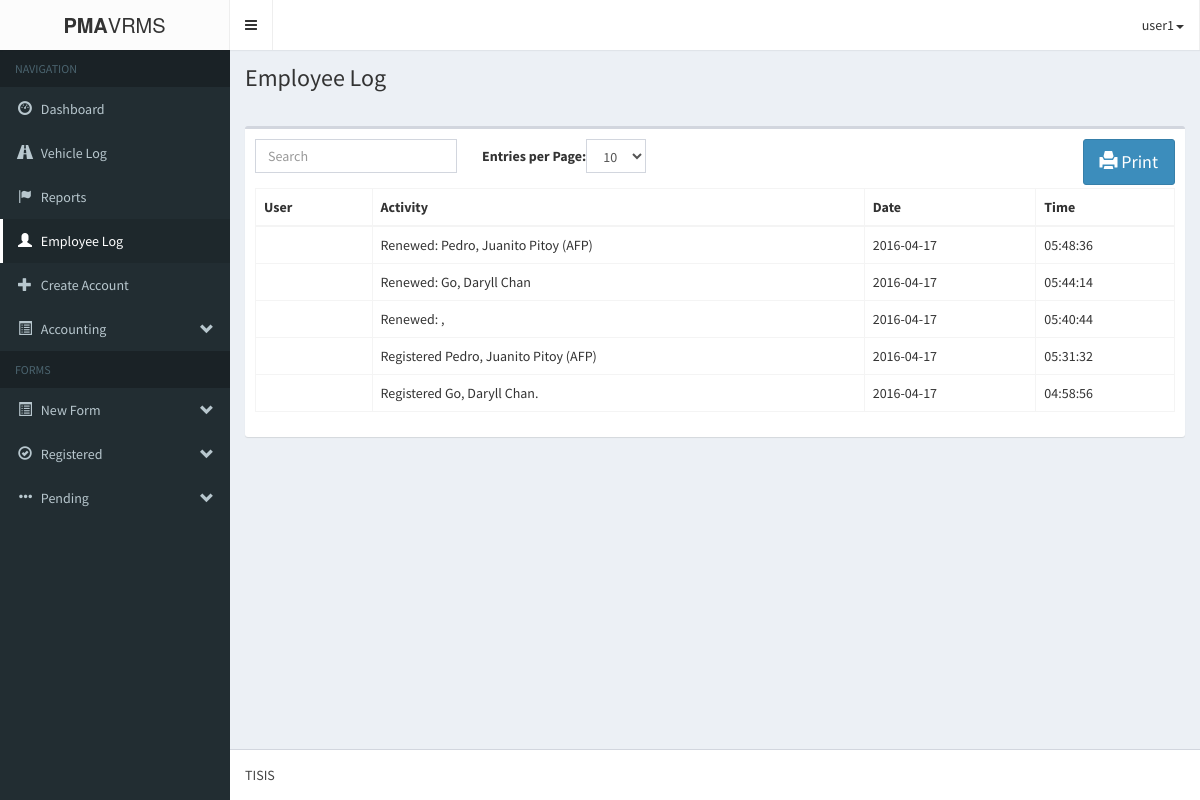
The app's page /pma-vrmsAdmin/login/logbook_page.php (signed in), older data.
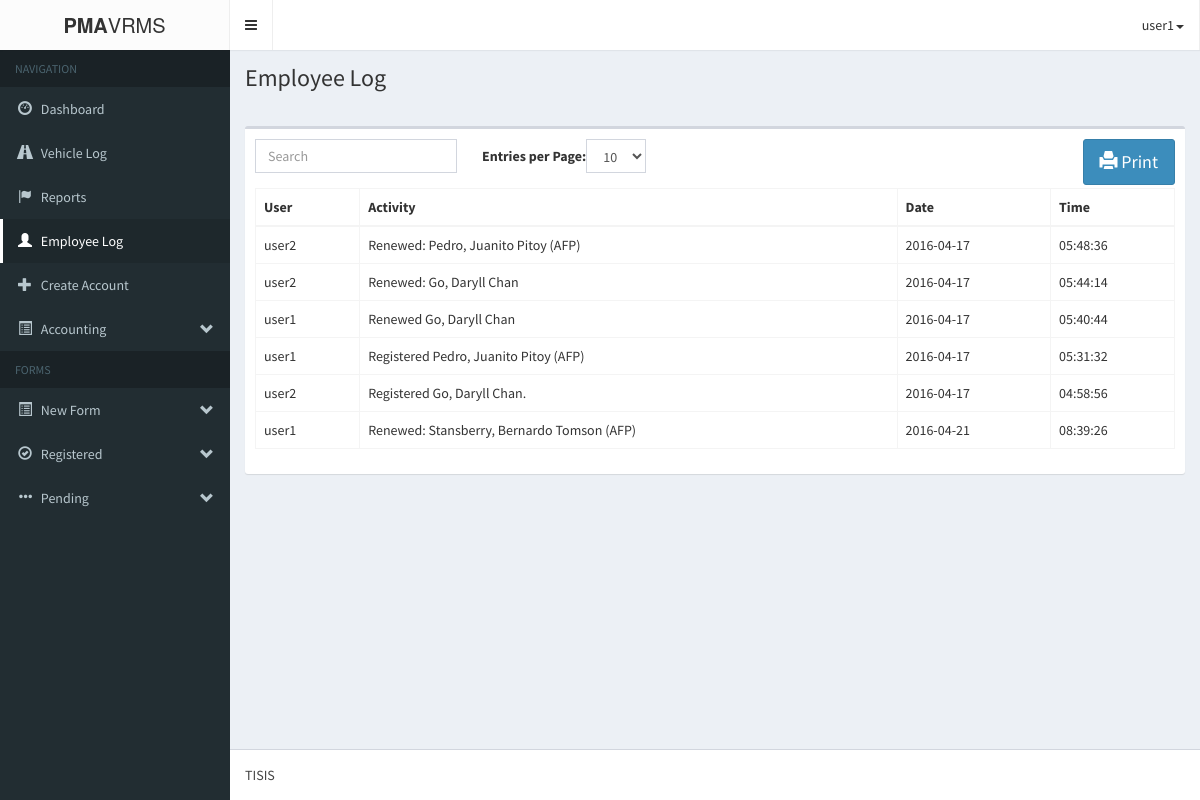
The same page, newer data.
### tables this page shows
CREATE TABLE IF NOT EXISTS `admin_logs` (
  `id` int(100) NOT NULL AUTO_INCREMENT,
  `username` varchar(100) NOT NULL,
  `activity` varchar(100) NOT NULL,
  `curr_date` date NOT NULL,
  `curr_time` time NOT NULL,
  PRIMARY KEY (`id`)
);

### pma-vrmsAdmin/login/session.php (called while the page is built, shortened)
<?php
	$dbc = mysqli_connect('localhost', 'root', '', 'pma-vrms');
	$user_check = $_SESSION['login_user'];
	$query = "SELECT username from admin_users
				WHERE username='$user_check'";
	$result = mysqli_query($dbc, $query)
				or die('Error querying database.');
	$row = mysqli_fetch_assoc($result);
	$login_session = $row['username'];
?>

### pma-vrmsAdmin/login/logbook_page.php (the view, shortened to what this page needs)
<?php
include('session.php');
?>
<!DOCTYPE html>
<html>
<head>
	<link rel="stylesheet" href="../bootstrap/css/bootstrap.min.css">
    <link rel="stylesheet" href="../fonts/font-awesome.min.css">
    <link rel="stylesheet" href="../css/style-main.min.css">
    <link rel="stylesheet" href="../bootstrap/css/jquery.bdt.css">
    <link rel="stylesheet" href="../css/skin.min.css">
    <link rel="stylesheet" type="text/css" href="../css/print.css">
</head>
<body class="hold-transition skin-black sidebar-mini">
    <div class="wrapper">
      <header class="main-header">
        <div class="logo">
          <span class="logo-lg"><b>PMA</b>VRMS</span>
        </div>
        <nav class="navbar navbar-static-top" role="navigation">
          <a href="#" class="sidebar-toggle" data-toggle="offcanvas" role="button">
          </a>
            <ul class="nav navbar-nav pull-right">
			<li class="drop-down">
				<a class="drop-down toggle" data-toggle="dropdown" href=""><?php echo $login_session; ?><span class="caret"></span></a>
			</li>
		</ul>
        </nav>
      </header>
      <aside class="main-sidebar">
        <section class="sidebar">
          <ul class="sidebar-menu">
            <li class="header">NAVIGATION</li>
            <li class=""><a href="../index.php"><i class="glyphicon glyphicon-dashboard"></i> <span>Dashboard</span></a></li>
            <li class=""><a href="../vehicleLog.php"><i class="glyphicon glyphicon-road"></i> <span>Vehicle Log</span></a></li>
            <li><a href="../reports.php"><i class="glyphicon glyphicon-flag"></i> <span>Reports</span></a></li>
            <li class="active"><a href="../login/logbook_page.php"><i class="glyphicon glyphicon-user"></i> <span>Employee Log</span></a></li>
            <li class=""><a href="../login/create_account_page.php"><i class="glyphicon glyphicon-plus"></i> <span>Create Account</span></a></li>
            <li class="treeview">
              <a href="#"><i class="glyphicon glyphicon-list-alt"></i> <span>Accounting</span> <i class="glyphicon glyphicon-chevron-down pull-right"></i></a>
            </li>
            <li class="header">FORMS</li>
            <li class="treeview">
              <a href="#"><i class="glyphicon glyphicon-list-alt"></i> <span>New Form</span> <i class="glyphicon glyphicon-chevron-down pull-right"></i></a>
            </li>
            <li class="treeview">
              <a href="#"><i class="glyphicon glyphicon-ok-circle"></i> <span>Registered</span> <i class="glyphicon glyphicon-chevron-down pull-right"></i></a>
            </li>
            <li class="treeview">
              <a href="#"><i class="glyphicon glyphicon-option-horizontal"></i> <span>Pending</span> <i class="glyphicon glyphicon-chevron-down pull-right"></i></a>
            </li>
          </ul>
        </section>
      </aside>
      <div class="content-wrapper">
        <section class="content-header">
          <h1>
            Employee Log
          </h1>
        </section>
        <section class="content">
		<div class="'container">
			<div class="row">
				<div class="col-md-12">
                    <div class="box">
                        <div class="box-body">
                            <button id="printReports" class="btn btn-primary btn-lg pull-right" onclick="printReports()">
                                <span class="glyphicon glyphicon-print" aria-hidden="true"></span> Print
                            </button>
                            <table class="table table-bordered table-hover" id="bootstrap-table">
				<thead>
					<th>User</th>
					<th>Activity</th>
                    <th>Date</th>
					<th>Time</th>
				</thead>
				<tbody>
					<?php
            $handler = mysqli_connect('localhost', 'root', '', 'pma-vrms')
              or die ('Error connecting to MySQL server.');
            $query = "SELECT * FROM admin_logs
                        ORDER BY curr_date, curr_time DESC";
            $result = mysqli_query($handler, $query)
              or die ('Error querying database.');
            while ($row = mysqli_fetch_array($result)) {
              $user = $row['username'];
              $activity = $row['activity'];
              $date = $row['curr_date'];
              $time = $row['curr_time'];
          ?>
              <tr>
                <td><?php echo $user; ?></td>
                <td><?php echo $activity; ?></td>
                <td><?php echo $date; ?></td>
                <td><?php echo $time; ?></td>
              </tr>
          <?php
            }
          ?>
				</tbody>
			</table>
                        </div>
                    </div>
                </div>
</section>
        <br/><br/>
        </div>
      <footer class="main-footer">
        TISIS
      </footer>
    </div>
</body>
</html>

Row changes from the older to the newer data that the page shows:
changed admin_logs "Renewed: Pedro, Juanito Pitoy (AFP)": username (not shown) → "user2"
changed admin_logs "Renewed: Go, Daryll Chan": username (not shown) → "user2"
changed admin_logs: username (not shown) → "user1"; activity "Renewed: ," → "Renewed Go, Daryll Chan"
changed admin_logs "Registered Pedro, Juanito Pitoy (AFP)": username (not shown) → "user1"
changed admin_logs "Registered Go, Daryll Chan.": username (not shown) → "user2"
added admin_logs: username "user1", activity "Renewed: Stansberry, Bernardo Tomson (AFP)", curr_date "2016-04-21", curr_time "08:39:26"
